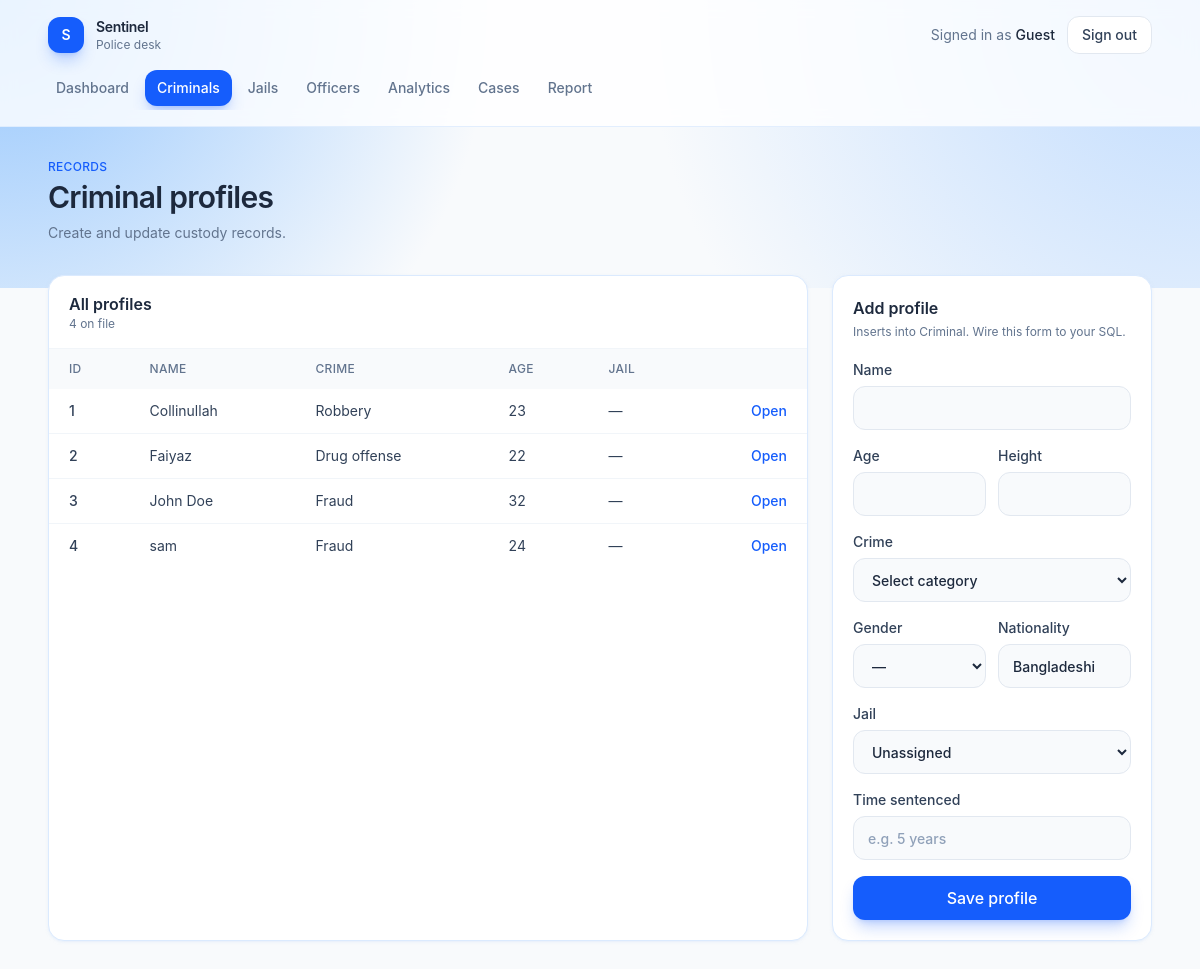
Page /criminals (signed in) on the committed database.
### tables this page shows
CREATE TABLE Criminal (
    CID INTEGER PRIMARY KEY,
    Name TEXT NOT NULL,
    Age INTEGER,
    Crime TEXT,
    Height REAL,
    Gender TEXT,
    Nationality TEXT,
    JID INTEGER,
    time_sentenced TEXT,
    FOREIGN KEY (JID) REFERENCES Jail(JID)
);

### app.py (the view, shortened to what this page needs)
@app.route("/criminals", methods=["GET", "POST"])
def criminals():
    if not check_login():
            return redirect("/login")
    if session.get("role") != "police":
        return redirect("/search")
    if request.method == "GET":
        db = get_db()
        criminal = db.execute("SELECT * FROM CRIMINAL").fetchall()
        jail = db.execute("SELECT * FROM JAIL").fetchall()
        return render_template("criminals.html", criminals=criminal, jails=jail)

### app.py (called while the page is built)
def get_db():
    if "db" not in g:
        g.db = sqlite3.connect(app.config["DATABASE"])
        g.db.row_factory = sqlite3.Row
    return g.db

def check_login():
    if session.get("loggedin_UID") is None:
        return False
    return True

### templates/criminals.html (shortened to what this page needs)
{% extends "app.html" %}
{% set criminals = criminals if criminals is defined else [
    {"CID": 101, "Name": "Karim Uddin", "Age": 31, "Crime": "Theft", "Gender": "M", "Nationality": "Bangladeshi", "jail_name": "Dhaka Central", "time_sentenced": "5 years"},
    {"CID": 102, "Name": "Nabila Chowdhury", "Age": 27, "Crime": "Fraud", "Gender": "F", "Nationality": "Bangladeshi", "jail_name": "Kashimpur", "time_sentenced": "3 years"},
    {"CID": 103, "Name": "Faruk Hossain", "Age": 42, "Crime": "Robbery", "Gender": "M", "Nationality": "Bangladeshi", "jail_name": "Dhaka Central", "time_sentenced": "8 years"},
] %}
{% set jails = jails if jails is defined else [
    {"JID": 1, "Name": "Dhaka Central Jail"},
    {"JID": 2, "Name": "Kashimpur Central Jail"},
] %}
{% block page %}
<div class="mb-8 flex flex-col gap-4 sm:flex-row sm:items-end sm:justify-between">
    <div>
        <p class="text-xs font-medium uppercase tracking-wide text-blue-600">Records</p>
        <h1 class="mt-1 text-3xl font-semibold tracking-tight text-slate-800">Criminal profiles</h1>
        <p class="mt-2 text-sm text-slate-500">Create and update custody records.</p>
    </div>
</div>
<div class="grid gap-6 lg:grid-cols-[minmax(0,1fr)_20rem]">
    <article class="overflow-hidden rounded-2xl border border-blue-100 bg-white shadow-sm shadow-blue-100/50">
        <div class="border-b border-slate-100 px-5 py-4">
            <h2 class="font-semibold text-slate-800">All profiles</h2>
            <p class="text-xs text-slate-500">{{ criminals|length }} on file</p>
        </div>
        {% if criminals %}
        <div class="overflow-x-auto">
            <table class="w-full text-left text-sm">
                <thead class="bg-slate-50 text-xs uppercase tracking-wide text-slate-500">
                    <tr>
                        <th class="px-5 py-3 font-medium">ID</th>
                        <th class="px-5 py-3 font-medium">Name</th>
                        <th class="px-5 py-3 font-medium">Crime</th>
                        <th class="px-5 py-3 font-medium">Age</th>
                        <th class="px-5 py-3 font-medium">Jail</th>
                        <th class="px-5 py-3 font-medium"></th>
                    </tr>
                </thead>
                <tbody class="divide-y divide-slate-100">
                    {% for criminal in criminals %}
                    <tr class="text-slate-700">
                        <td class="px-5 py-3 font-medium">{{ criminal.CID }}</td>
                        <td class="px-5 py-3">{{ criminal.Name }}</td>
                        <td class="px-5 py-3">{{ criminal.Crime or "—" }}</td>
                        <td class="px-5 py-3">{{ criminal.Age or "—" }}</td>
                        <td class="px-5 py-3">{{ criminal.jail_name or "—" }}</td>
                        <td class="px-5 py-3 text-right">
                            <a href="{{ url_for('criminal_detail', cid=criminal.CID) }}" class="font-medium text-blue-600 hover:text-blue-700">Open</a>
                        </td>
                    </tr>
                    {% endfor %}
                </tbody>
            </table>
        </div>
        {% else %}
        <div class="px-5 py-10 text-center text-sm text-slate-500">No criminal profiles yet.</div>
        {% endif %}
    </article>
    <article class="h-fit rounded-2xl border border-blue-100 bg-white p-5 shadow-sm shadow-blue-100/50">
        <h2 class="font-semibold text-slate-800">Add profile</h2>
        <p class="mt-1 text-xs text-slate-500">Inserts into Criminal. Wire this form to your SQL.</p>
        <form action="{{ url_for('criminals') }}" method="post" class="mt-5 flex flex-col gap-4">
            <label class="flex flex-col gap-1.5 text-sm font-medium text-slate-700">
                Name
                <input type="text" name="Name" required class="h-11 rounded-xl border border-slate-200 bg-slate-50 px-3.5 text-slate-800 outline-none transition placeholder:text-slate-400 focus:border-blue-500 focus:bg-white focus:ring-4 focus:ring-blue-100">
            </label>
            <div class="grid grid-cols-2 gap-3">
                <label class="flex flex-col gap-1.5 text-sm font-medium text-slate-700">
                    Age
                    <input type="number" name="Age" min="0" class="h-11 rounded-xl border border-slate-200 bg-slate-50 px-3.5 text-slate-800 outline-none focus:border-blue-500 focus:bg-white focus:ring-4 focus:ring-blue-100">
                </label>
                <label class="flex flex-col gap-1.5 text-sm font-medium text-slate-700">
                    Height
                    <input type="number" name="Height" step="0.1" class="h-11 rounded-xl border border-slate-200 bg-slate-50 px-3.5 text-slate-800 outline-none focus:border-blue-500 focus:bg-white focus:ring-4 focus:ring-blue-100">
                </label>
            </div>
            <label class="flex flex-col gap-1.5 text-sm font-medium text-slate-700">
                Crime
                <select name="Crime" class="h-11 rounded-xl border border-slate-200 bg-slate-50 px-3.5 text-slate-800 outline-none focus:border-blue-500 focus:bg-white focus:ring-4 focus:ring-blue-100">
                    <option value="">Select category</option>
                </select>
            </label>
            <div class="grid grid-cols-2 gap-3">
                <label class="flex flex-col gap-1.5 text-sm font-medium text-slate-700">
                    Gender
                    <select name="Gender" class="h-11 rounded-xl border border-slate-200 bg-slate-50 px-3.5 text-slate-800 outline-none focus:border-blue-500 focus:bg-white focus:ring-4 focus:ring-blue-100">
                        <option value="">—</option>
                    </select>
                </label>
                <label class="flex flex-col gap-1.5 text-sm font-medium text-slate-700">
                    Nationality
                    <input type="text" name="Nationality" value="Bangladeshi" class="h-11 rounded-xl border border-slate-200 bg-slate-50 px-3.5 text-slate-800 outline-none focus:border-blue-500 focus:bg-white focus:ring-4 focus:ring-blue-100">
                </label>
            </div>
            <label class="flex flex-col gap-1.5 text-sm font-medium text-slate-700">
                Jail
                <select name="JID" class="h-11 rounded-xl border border-slate-200 bg-slate-50 px-3.5 text-slate-800 outline-none focus:border-blue-500 focus:bg-white focus:ring-4 focus:ring-blue-100">
                    <option value="">Unassigned</option>
                </select>
            </label>
            <label class="flex flex-col gap-1.5 text-sm font-medium text-slate-700">
                Time sentenced
                <input type="text" name="time_sentenced" placeholder="e.g. 5 years" class="h-11 rounded-xl border border-slate-200 bg-slate-50 px-3.5 text-slate-800 outline-none placeholder:text-slate-400 focus:border-blue-500 focus:bg-white focus:ring-4 focus:ring-blue-100">
            </label>
            <button type="submit" class="h-11 rounded-xl bg-blue-600 font-medium text-white shadow-lg shadow-blue-600/25 transition hover:bg-blue-700">Save profile</button>
        </form>
    </article>
</div>
{% endblock %}

### rows in the picture
Criminal: CID "1", Name "Collinullah", Crime "Robbery", Age "23", jail_name "—"
Criminal: CID "2", Name "Faiyaz", Crime "Drug offense", Age "22", jail_name "—"
Criminal: CID "3", Name "John Doe", Crime "Fraud", Age "32", jail_name "—"
Criminal: CID "4", Name "sam", Crime "Fraud", Age "24", jail_name "—"

### other values in the picture
{{ "Police desk" if role == "police" else "Public portal" }} "Police desk"
{{ user_name }} "Guest"
{{ label }} "Dashboard Criminals Jails Officers Analytics Cases Report"
{{ criminals|length }} "4"
